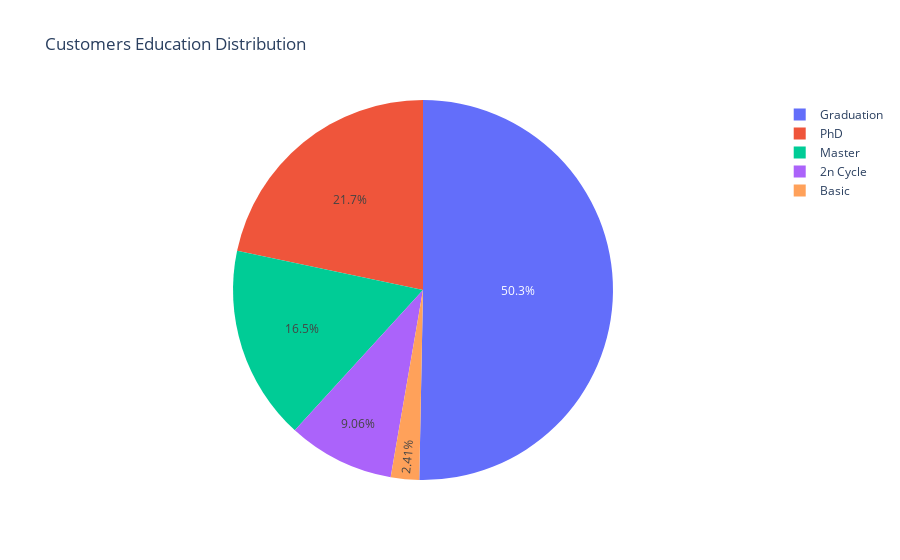

Notebook code cell kept with this figure:
### Markdown cell above
## Using the pie chart from plotly one is able to compare single unique values with others
## This can be done by clicking one unique value in order to remove it from the piechart and clicking it again to bring it back into consideration.

### Code cell
import plotly.express as px # is a visualization library used to make more interactive visualizations
Education_analysis = df.groupby('Education')['ID'].count().reset_index()
pie_chart = px.pie(Education_analysis,
                    title = "Customers Education Distribution",
                    values = 'ID',
                    names = 'Education')

pie_chart

### Figure 1 — Plotly figure (JSON) as saved in the notebook; plotly's stock layout.template omitted (floating-point values rounded to 4 significant figures)
{"data": [{"domain": {"x": [0, 1], "y": [0, 1]}, "hovertemplate": "Education=%{label}<br>ID=%{value}<extra></extra>", "labels": ["2n Cycle", "Basic", "Graduation", "Master", "PhD"], "legendgroup": "", "name": "", "showlegend": true, "type": "pie", "values": [203, 54, 1127, 370, 486]}], "layout": {"legend": {"tracegroupgap": 0}, "title": {"text": "Customers Education Distribution"}}}
